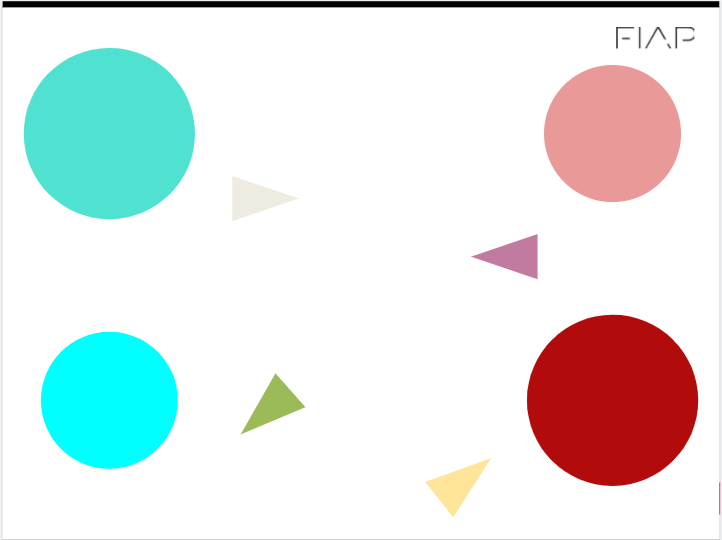
#> input picture circulo.png, 722 x 540 px
$ python 'import cv2.py'
#> lines starting #> are read from the running program, lines starting #| are printed output that depends on the picture; after the words box and inside, x2 and y2 are one past the last pixel; in counts of white or black regions, pixels touching at a corner belong together
import os
import cv2
from matplotlib import pyplot as plt
import numpy as np

img = cv2.imread('circulo.png')
#> img is the input picture: shape (540, 722, 3); mean B, G, R 229.2, 230.8, 225.6

img_rgb = cv2.cvtColor(img, cv2.COLOR_BGR2RGB)
img_hsv = cv2.cvtColor(img, cv2.COLOR_BGR2HSV)
#> img_hsv: shape (540, 722, 3); mean H, S, V 10.4, 38.2, 244


# Definição dos valores minimo e max da mascara
# o magenta tem h=300 mais ou menos ou 150 para a OpenCV
image_lower_hsv = np.array([0, 1, 0])
image_upper_hsv = np.array([170, 255, 255])


mask_hsv = cv2.inRange(img_hsv, image_lower_hsv, image_upper_hsv)
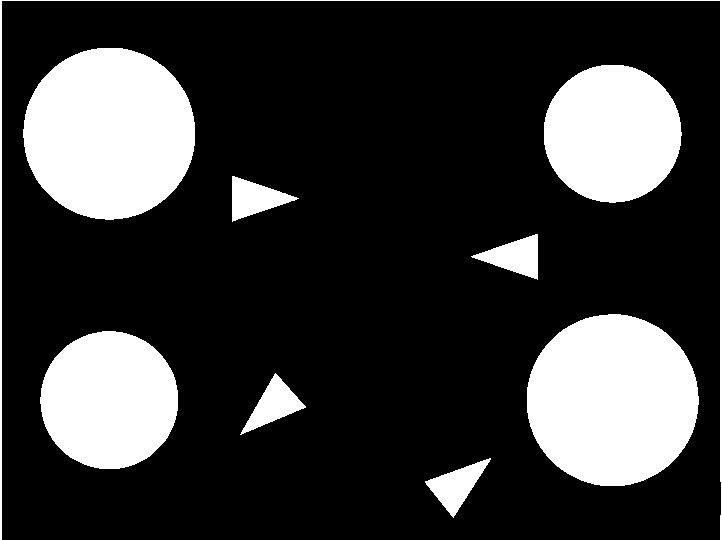
#> mask_hsv: shape (540, 722); 22% white; 9 white regions
contornos, _ = cv2.findContours(mask_hsv, cv2.RETR_TREE, cv2.CHAIN_APPROX_SIMPLE)
#> contornos = 9 contours; largest, box (x1, y1, x2, y2) and area: (23, 48, 195, 220) 23033, (527, 314, 699, 486) 23026, (544, 65, 682, 203) 14773, (40, 331, 178, 469) 14762, (425, 458, 491, 518) 1517
mask_rgb = cv2.cvtColor(mask_hsv, cv2.COLOR_GRAY2RGB)
#> mask_rgb: shape (540, 722, 3); 22% white; 9 white regions
contornos_img = mask_rgb.copy() # Cópia da máscara para ser desenhada "por cima"


print("Quantidade de contornos encontrado: ", len(contornos))
#| Quantidade de contornos encontrado:  9
sorted_contornos = sorted( contornos, key = cv2.contourArea, reverse= True)
#> sorted_contornos has the same summary as contornos
coords_list=[]
for i, cont in enumerate(sorted_contornos[:2],1):

    #desenha contorno
    cv2.drawContours(contornos_img, cont, -1, [255, 0, 0], 2);

    #acha o meio
    M = cv2.moments(cont)
    cx = int(M['m10']/M['m00'])
    cy = int(M['m01']/M['m00'])
    coords = (cx,cy)
    coords_list.append(coords)


    #escreve coordenada
    cv2.putText(contornos_img, str (coords), (cont[0,0,0], cont[0,0,1]), cv2.FONT_HERSHEY_SIMPLEX,1,(200,50,0),2,cv2.LINE_AA)
    print("centro de massa na possição: ",coords)


    #desenha linha
    size = 20
    color = (128,128,0)
    cv2.line(contornos_img,(cx - size,cy),(cx + size,cy),color,2)
    cv2.line(contornos_img,(cx,cy - size),(cx, cy + size),color,2)
#> this loop made 2 passes
#> (i, cx, cy, size, color) on passes 1 to 2: (1, 108, 133, 20, (128, 128, 0)), (2, 612, 399, 20, (128, 128, 0))
#| centro de massa na possição:  (108, 133)
#| centro de massa na possição:  (612, 399)
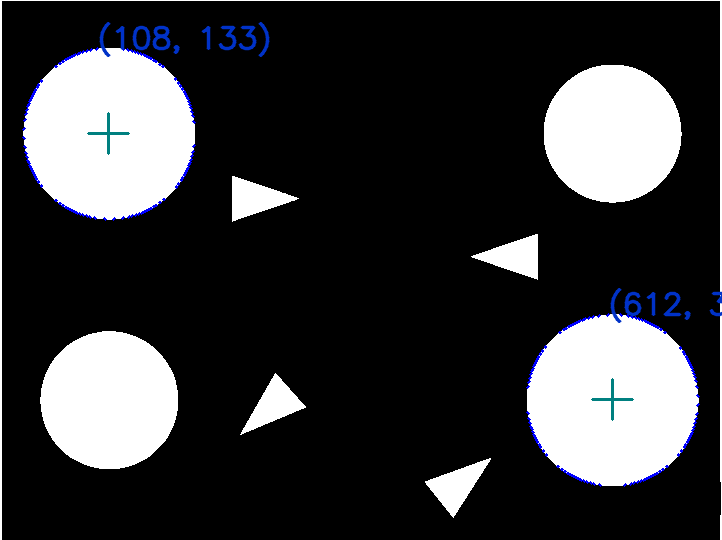
#> contornos_img: shape (540, 722, 3); mean B, G, R 57.2, 55.3, 54.9
#> after the loop, coords_list = [(108, 133), (612, 399)]


cv2.line(contornos_img, coords_list[0], coords_list[1], (153, 102, 204), 5)
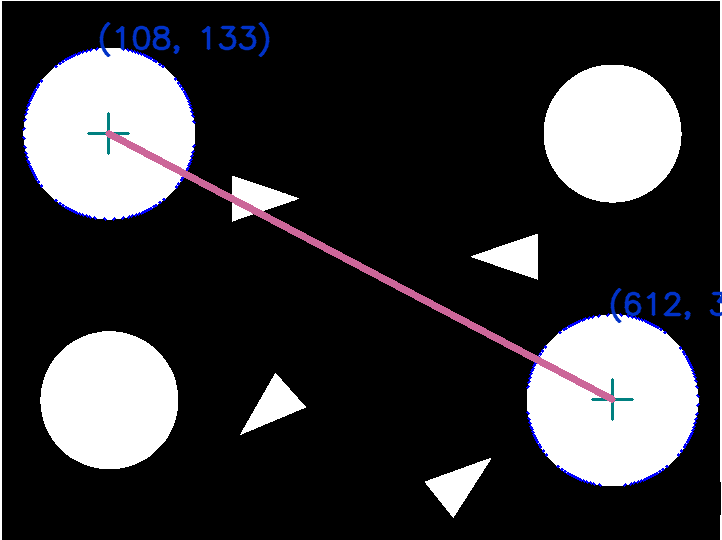
#> contornos_img: shape (540, 722, 3); 1.05% of pixels changed, all inside (x1, y1, x2, y2) = (105, 130, 616, 403)

sides = img.shape[1]
#> sides = 722
for i in coords_list:
    centro_altura = i[1]
    cv2.line(contornos_img, (0, centro_altura), (sides, centro_altura),(153, 102, 204), 5)
#> this loop made 2 passes
#> (i, centro_altura) on passes 1 to 2: ((108, 133), 133), ((612, 399), 399)
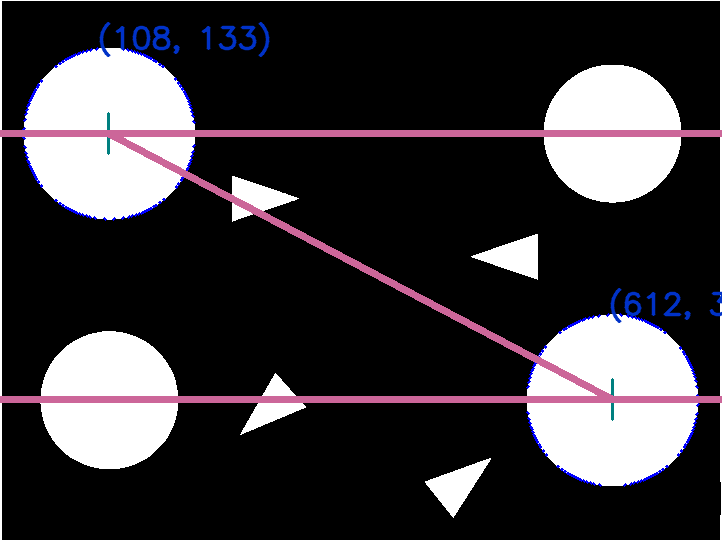
#> contornos_img: shape (540, 722, 3); 2.56% of pixels changed, all inside (x1, y1, x2, y2) = (0, 130, 722, 403)


plt.figure(figsize=(8,6))
plt.imshow(contornos_img);
plt.show()
